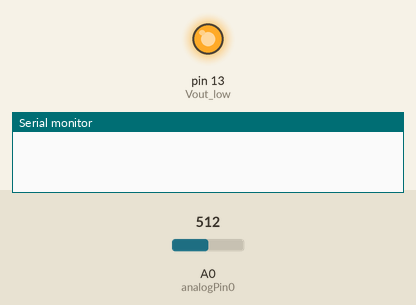
The sketch below on a simulated Arduino Uno, built with avr-gcc and run on an emulated ATmega328P. On the bench: output pins drawn as LEDs (lit = HIGH), the last lines printed to the serial monitor. Inputs (shaded band) come from the test bench; at power-on: A0 (analogPin0) = 512.

Above: at 0.1 s.
At 35.1 s:
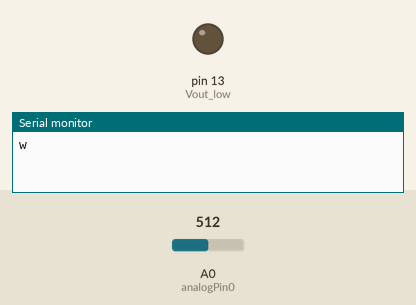
Timing chart, 0 to 36.6 s (numbered marks = the images above):
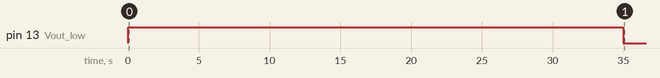

The sketch:

ArdinioV2.ino
```cpp
int analogPin0 = A0; //voltage input
int val_low = 0;
int count_low = 0;
int Vout_low = 13;
#define VMAX 970 // threshold value to have water
#define Hour 3600000
void setup() {
  // put your setup code here, to run once:
  pinMode(Vout_low,OUTPUT);
  digitalWrite(Vout_low,HIGH);
  Serial.begin(9600);

}

void loop() {
  val_low = analogRead(analogPin0);  // read the incoming voltage
  //an open circiut will out a voltage of 5v, unless there's water...
  if(val_low<VMAX)
    count_low++;
    //failsafe for fake alerts
   else if(count_low < 5)
     count_low = 0;

     //Serial.println(val_low);

    if(count_low == 8){
      Serial.println("w");
      digitalWrite(Vout_low,LOW);
      delay(Hour*12);
      count_low = 0;
      digitalWrite(Vout_low,HIGH);
    }
    delay(5000);
}
```

Measured:
- by itself, pin 13 (Vout_low): HIGH → LOW at 35.0 s
